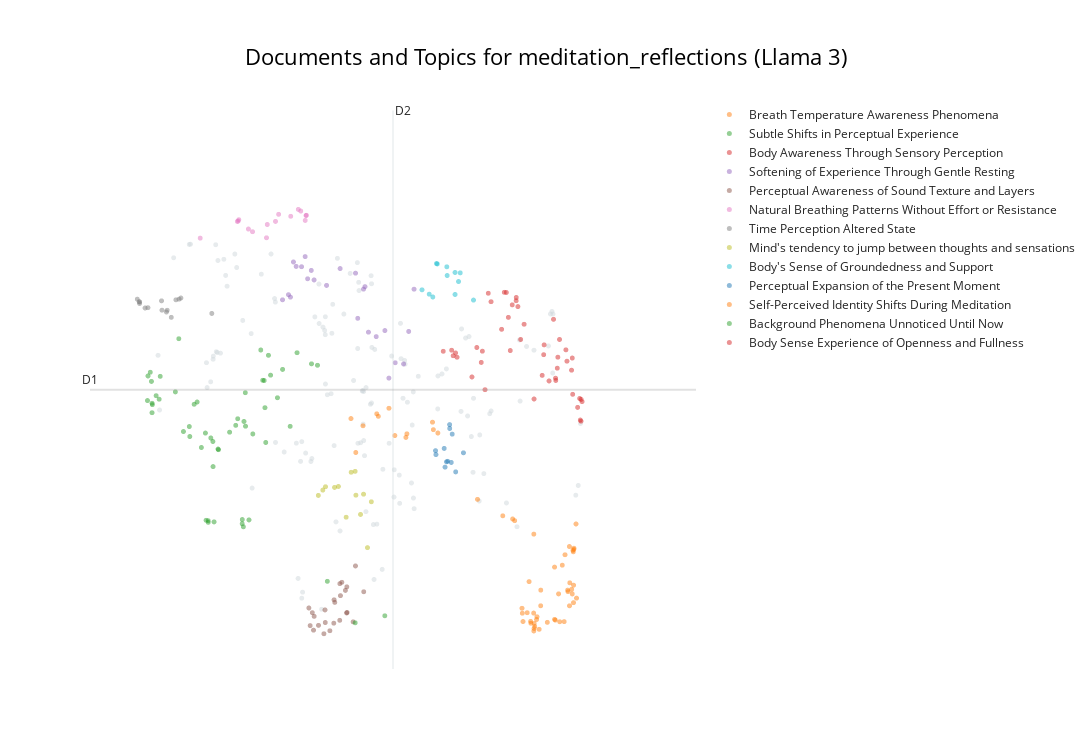
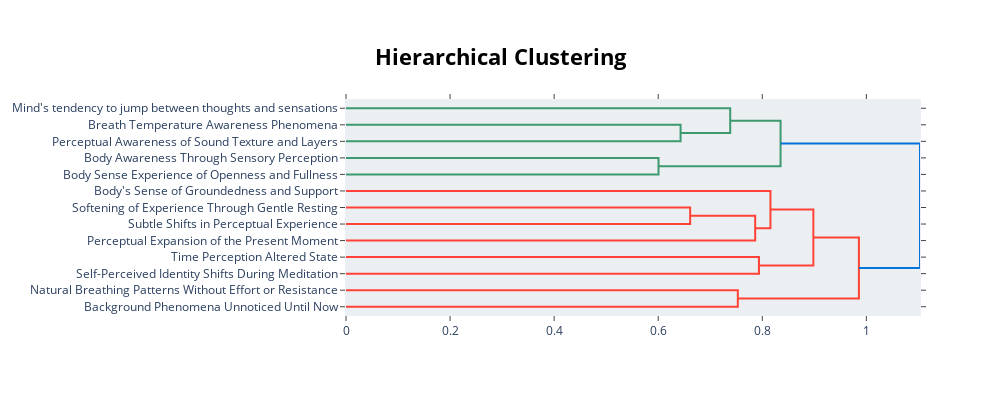

These figures' notebook cell, in order:
### Markdown cell above
### Visualisation

### Code cell
# Basic visu (to compare with visu before LLM labelling)
display(topic_model.visualize_documents(df_reports, title=f"Documents and Topics for {condition} (Llama 3)",
hide_annotations=True, hide_document_hover=False, custom_labels=True))


# Datammaplot visu 
reduced_embeddings = UMAP(
    n_neighbors=int(chosen_params['n_neighbors']),
    n_components=2, #reduced embedding to 2D for visualization
    min_dist=float(chosen_params['min_dist']),
    metric='cosine',
    random_state=random_seed
).fit_transform(embeddings)

if datamapplot is not None:
    datamapplot.create_plot(
       reduced_embeddings,
       all_labels,
       label_font_size=15,
       title=f"{condition}: Topic representations with Llama 3",
       sub_title="Labeled with `llama-3-8b-instruct` (representations on reduced 2D embeddings)",
       label_wrap_width=20,
       use_medoids=True
    )
else:
    import matplotlib.pyplot as plt
    plt.figure(figsize=(12, 8))
    plt.scatter(reduced_embeddings[:, 0], reduced_embeddings[:, 1], c=range(len(all_labels)), cmap='tab20', s=10, alpha=0.6)
    plt.title(f"{condition}: Topic representations (2D embeddings)")
    plt.xlabel("UMAP 1"); plt.ylabel("UMAP 2")
    plt.tight_layout(); plt.show()
    print("(datamapplot not installed; requires Python >= 3.9. Using matplotlib fallback.)")

# hierarchical visu
display(topic_model.visualize_hierarchy(custom_labels=True))

### Figure 1 — Plotly figure (JSON) as saved in the notebook; plotly's stock layout.template omitted (floating-point values rounded to 4 significant figures; data arrays with more than 128 entries replaced by an {"elided": "..."} marker saying what was removed)
{"data": [{"hoverinfo": "text", "hovertext": {"elided": "132 str values"}, "marker": {"color": "#CFD8DC", "opacity": 0.5, "size": 5}, "mode": "markers+text", "name": "other", "showlegend": false, "type": "scattergl", "x": {"elided": "132 float values"}, "y": {"elided": "132 float values"}}, {"hoverinfo": "text", "hovertext": ["There was a quality of openness that I could not locate in the body.", "Each inhalation and exhalation marked a small eternity.", "The breath found its own rhythm without my guiding it.", "I became aware of the texture of the breath.", "The breath felt like it was happening on its own.", "I became aware of the breath in the context of the whole body.", "I noticed how the breath changed when I paid attention.", "I became aware of the temperature difference between in-breath and out-breath.", "I noticed how the body responded to the breath without instruction.", "I became aware of the breath as rhythm.", "I felt the breath more in my back than in my chest.", "There was a quality of the breath as teacher.", "My attention rested more easily on the breath than usual.", "The body knew when to breathe.", "The breath felt like a companion.", "The in-breath felt cooler.", "It seemed to shift as I breathed.", "I became aware of the natural pause at the end of the exhale.", "The breath felt like a bridge between body and mind.", "I did not need to rush to the next inhale.", "I felt the body as a container for the breath.", "I noticed the moment when the breath turned from in to out.", "The sound of my own breath became part of the landscape.", "I noticed the quality of the air as it entered my nostrils.", "Sometimes the belly, sometimes the chest, sometimes the nose.", "I noticed the breath in different parts of my body.", "There was a quality of the breath as gift.", "It was not the chest; it was lower.", "Each breath felt like a complete cycle in itself.", "I noticed the difference between shallow and deep breathing.", "I noticed how the breath responded to my mental state.", "There was a quality of intimacy with the breath.", "There was a sense of the breath as movement.", "I noticed the difference between thinking about the breath and feeling it.", "I became aware of the temperature of the air on my skin.", "It was more lateral than frontal.", "There was a subtle movement in my abdomen with each breath.", "The breath seemed to breathe itself.", "I noticed the moment of allowing before each inhale.", "The exhale felt like a release of something I had been holding.", "There was a quality of airiness in my experience.", "There was a sense of the breath as life itself.", "The space between my breath and the next felt infinite.", "The breath felt like an anchor.", "I became aware of the moment of transition between inhale and exhale.", "I became aware of how little I usually notice my breath."], "marker": {"opacity": 0.5, "size": 5}, "mode": "markers+text", "name": "Breath Temperature Awareness Phenomena", "text": ["", "", "", "", "", "", "", "", "", "", "", "", "", "", "", "", "", "", "", "", "", "", "", "", "", "", "", "", "", "", "", "", "", "", "", "", "", "", "", "", "", "", "", "", "", ""], "textfont": {"size": 12}, "type": "scattergl", "x": [8.39, 9.658, 9.619, 9.117, 9.549, 8.96, 9.115, 9.111, 9.568, 8.973, 9.051, 9.617, 9.109, 9.604, 9.613, 9.651, 8.964, 9.377, 9.511, 9.5, 9.111, 9.387, 9.027, 9.199, 8.867, 9.152, 9.624, 8.84, 9.572, 9.18, 9.147, 9.625, 9.545, 9.07, 9.123, 8.714, 9.2, 9.596, 9.443, 9.428, 9.377, 9.476, 9.621, 9.567, 9.284, 9.074], "y": [4.762, 3.489, 3.431, 3.162, 3.572, 3.358, 3.098, 3.066, 3.39, 3.187, 3.702, 4.086, 3.296, 3.544, 4.105, 4.445, 3.294, 3.215, 4.048, 3.186, 4.314, 3.205, 3.301, 3.39, 4.488, 3.249, 4.118, 4.51, 3.686, 3.087, 3.213, 4.133, 3.592, 3.189, 3.123, 4.55, 3.592, 3.603, 3.184, 3.544, 3.889, 3.914, 3.656, 4.154, 3.177, 3.165]}, {"hoverinfo": "text", "hovertext": ["The whole body participated in a subtle way.", "It was very subtle but consistent.", "It was made of moments, not substance.", "I was not counting; I was simply with them.", "The movement was subtle but unmistakable.", "The latter was more immediate.", "It was not one fixed thing.", "Each one had a different quality.", "There was a lot going on.", "Small adjustments seemed to change the whole experience.", "That shift was subtle but significant.", "The usual division did not apply.", "It was subtle but distinct.", "When I noticed it, it seemed to shift.", "A quality of freshness pervaded the experience.", "There was a quality of simplicity.", "The distinction felt very clear in that moment.", "It was always changing.", "The two were hard to separate.", "There was a quality of clarity that was not intellectual.", "There was a quality of lightness.", "There was a quality of release.", "They were not fixed; they shifted.", "There was a quality of allowance rather than effort.", "The distinction blurred.", "The difference was interesting.", "It felt like a gift rather than an achievement.", "I was part of it, not separate.", "There was a subtle sense of alignment that came and went.", "The shift was palpable.", "There was a quality of immediacy to everything.", "It was not isolated.", "They were not fundamentally separate.", "It came and went.", "They were just present.", "Observing it seemed to change its quality.", "It was one among many.", "It was close and immediate.", "There was a sense of timelessness without confusion.", "They were not completely still.", "I had not earned it; it was given.", "Simple, constant, reliable.", "Past and present seemed to overlap in a curious way.", "They felt less fixed than usual."], "marker": {"opacity": 0.5, "size": 5}, "mode": "markers+text", "name": "Subtle Shifts in Perceptual Experience", "text": ["", "", "", "", "", "", "", "", "", "", "", "", "", "", "", "", "", "", "", "", "", "", "", "", "", "", "", "", "", "", "", "", "", "", "", "", "", "", "", "", "", "", "", ""], "textfont": {"size": 12}, "type": "scattergl", "x": [5.679, 5.295, 5.895, 4.172, 5.217, 5.514, 4.626, 5.418, 4.228, 4.907, 5.003, 4.216, 5.321, 5.005, 5.641, 5.714, 5.401, 4.856, 4.315, 5.669, 5.992, 5.659, 4.707, 6.08, 4.523, 4.763, 6.265, 4.165, 4.976, 5.074, 5.829, 4.224, 4.276, 4.566, 4.201, 5.069, 4.224, 5.42, 5.742, 4.328, 6.342, 5.616, 4.801, 4.701], "y": [5.496, 5.717, 6.438, 6.353, 5.629, 5.606, 5.637, 6.138, 5.983, 5.617, 5.508, 6.283, 5.802, 5.185, 6.298, 6.62, 5.767, 5.431, 6.054, 5.944, 5.704, 6.295, 5.573, 6.653, 6.148, 5.989, 6.51, 6.036, 5.554, 5.403, 6.072, 6.002, 6.099, 6.834, 6.402, 5.411, 5.88, 5.706, 6.364, 6.349, 6.491, 6.688, 6.017, 5.701]}, {"hoverinfo": "text", "hovertext": ["The boundary between my body and the chair became unclear.", "I noticed a dull ache in my lower back that came and went.", "I felt the flow of sensation through the body.", "The connection between my body and the chair was vivid.", "A slight tension in my forehead drew my attention.", "I felt the weight of my head on my neck for the first time.", "I felt a slight vibration or hum in my body.", "There was a sense of weight and substance in my torso.", "I noticed the alignment of my spine.", "A sense of safety arose in my body.", "I became aware of the weight of my eyelids.", "The contact of my feet with the floor became very vivid.", "There was a faint tingling at the crown of my head.", "I felt grounded through my legs and feet.", "I noticed the weight of my hands resting on my thighs.", "The soles of my feet felt alive with sensation.", "There was a sense of fluidity in my joints.", "I felt grounded in a way I had not expected.", "I felt a slight sway or micro-movement in my posture.", "My jaw had been clenched without my knowing.", "I had the sense of being carried by it rather than controlling it.", "I noticed the subtle movement of my eyes behind closed lids.", "There was a sense of being rooted through my sitting bones.", "I had the impression of being rooted to the ground.", "There was a feeling of weight in my shoulders that I had not registered until I sat still.", "The sensation spread slowly up through my hands.", "I felt directly in contact with what was happening.", "A gentle pressure built behind my eyes.", "I noticed a faint pulsation in my hands.", "There was a sense of circulation or flow in my limbs.", "I became aware of a tingling in my fingertips.", "I noticed a subtle heaviness in my chest that I had not felt before.", "I noticed the quality of contact between my hands.", "There was a faint pressure at the tip of my tongue.", "I became aware of the vertical axis of my body."], "marker": {"opacity": 0.5, "size": 5}, "mode": "markers+text", "name": "Body Awareness Through Sensory Perception", "text": ["", "", "", "", "", "", "", "", "", "", "", "", "", "", "", "", "", "", "", "", "", "", "", "", "", "", "", "", "", "", "", "", "", "", ""], "textfont": {"size": 12}, "type": "scattergl", "x": [8.907, 9.595, 8.943, 8.835, 9.672, 9.307, 9.535, 8.81, 9.393, 8.699, 9.698, 8.885, 9.609, 8.759, 9.419, 8.987, 9.238, 8.528, 9.412, 9.715, 8.564, 9.716, 8.887, 8.733, 9.218, 9.441, 8.786, 9.728, 9.522, 9.243, 9.604, 9.115, 9.364, 9.706, 9.39], "y": [7.248, 6.428, 6.824, 7.27, 5.948, 6.289, 6.544, 6.681, 6.296, 6.955, 6.063, 7.324, 6.117, 7.43, 6.596, 7.02, 6.628, 7.42, 6.454, 5.77, 7.311, 6.051, 7.366, 7.432, 6.361, 6.824, 7.109, 6.023, 6.69, 6.755, 6.584, 6.056, 7.083, 5.785, 6.325]}, {"hoverinfo": "text", "hovertext": ["There was a gentleness in the way experience unfolded.", "I could rest there without needing anything.", "The mind and body felt less separate.", "I noticed a quality of tenderness toward my own experience.", "I was not drilling into experience; I was gently resting with it.", "It seemed to soften as I kept my attention there.", "I felt a kind of acceptance that was not resignation.", "As I stayed with it, it seemed to soften and fade.", "A sense of wholeness arose.", "I felt a kind of permission to be exactly as I was.", "I felt more like I was part of the room.", "I stayed with it and it gradually eased.", "I did not feel fragmented the way I often do.", "I rested in both.", "It felt more like a quality of presence.", "I noticed a softening that was both physical and emotional.", "They wanted to rest.", "When I relaxed, it deepened.", "I could relax into it.", "I let that habit relax.", "The usual sense of 'me' as a solid center felt less fixed.", "I rested in that gap.", "There was a feeling of rightness, as if things were as they should be.", "Sensation, thought, and feeling seemed to coexist without conflict."], "marker": {"opacity": 0.5, "size": 5}, "mode": "markers+text", "name": "Softening of Experience Through Gentle Resting", "text": ["", "", "", "", "", "", "", "", "", "", "", "", "", "", "", "", "", "", "", "", "", "", "", ""], "textfont": {"size": 12}, "type": "scattergl", "x": [6.829, 6.184, 6.994, 6.95, 6.631, 5.996, 6.931, 5.894, 7.205, 7.509, 7.444, 5.97, 7.094, 6.138, 7.337, 6.458, 6.034, 6.298, 6.262, 6.216, 7.256, 6.069, 7.578, 6.857], "y": [7.679, 7.893, 6.918, 7.506, 7.738, 7.37, 7.473, 7.335, 6.939, 6.928, 6.508, 7.402, 6.861, 7.762, 6.524, 7.521, 7.823, 7.592, 7.715, 7.607, 6.326, 7.766, 7.472, 7.097]}, {"hoverinfo": "text", "hovertext": ["It had a music of its own.", "I heard things as if for the first time.", "The distinction between inner and outer sound softened.", "I noticed how my mind tried to name and locate each sound.", "I noticed the space between sounds.", "There was a quality of acceptance of the soundscape.", "I was not sure where some sounds originated.", "I became aware of the space that sound travels through.", "I became aware of sounds without identifying them.", "The silence between sounds felt as substantial as the sounds themselves.", "There was a sense of sound as texture.", "I felt a shift from hearing to listening.", "There was a quality of transparency to the sounds.", "I felt the sounds in my body as well as in my ears.", "I became aware of sounds I had been filtering out.", "Each sound seemed to arrive fresh, without the overlay of memory.", "Near and far, loud and soft, all at once.", "I noticed the way sound faded and left a kind of echo.", "There was a sense of being immersed in the auditory field.", "I noticed how some sounds triggered thoughts and others did not.", "There was a faint ringing in my ears that I had been filtering out.", "There was a sense of sound as event rather than object.", "The ambient noise of the room became part of the practice.", "I became aware of the layers of sound."], "marker": {"opacity": 0.5, "size": 5}, "mode": "markers+text", "name": "Perceptual Awareness of Sound Texture and Layers", "text": ["", "", "", "", "", "", "", "", "", "", "", "", "", "", "", "", "", "", "", "", "", "", "", ""], "textfont": {"size": 12}, "type": "scattergl", "x": [6.424, 6.717, 6.291, 6.554, 6.232, 6.551, 6.438, 6.715, 6.636, 6.299, 6.5, 6.828, 6.355, 6.934, 6.629, 6.248, 6.798, 6.276, 6.627, 6.563, 6.654, 6.441, 6.699, 6.721], "y": [3.03, 3.635, 3.076, 3.467, 3.362, 3.166, 3.337, 3.298, 3.521, 3.254, 3.069, 3.904, 3.138, 3.571, 3.676, 3.134, 3.183, 3.301, 3.203, 3.434, 3.693, 3.174, 3.589, 3.304]}, {"hoverinfo": "text", "hovertext": ["I did not need to hold on to them or push them away.", "I did not need to resolve it.", "I did not try to control it.", "My belly rose and fell without any effort from me.", "Nothing felt harsh or forced.", "I let the impulse pass without following it.", "I did not need to change anything.", "I did not resist it; I simply let it be there.", "I did not try to make it happen; it just arose.", "I did not need to know what would happen next.", "I did not feel cramped or hurried.", "It did not feel forced.", "Nothing was static.", "I was not trying; I was letting.", "I felt no need to move or do anything.", "No improvement was required."], "marker": {"opacity": 0.5, "size": 5}, "mode": "markers+text", "name": "Natural Breathing Patterns Without Effort or Resistance", "text": ["", "", "", "", "", "", "", "", "", "", "", "", "", "", "", ""], "textfont": {"size": 12}, "type": "scattergl", "x": [5.844, 5.316, 6.096, 5.999, 5.51, 6.128, 5.327, 6.185, 6.199, 4.84, 5.699, 5.689, 5.458, 6.195, 5.804, 5.335], "y": [8.438, 8.346, 8.501, 8.412, 8.214, 8.48, 8.352, 8.359, 8.426, 8.131, 8.306, 8.135, 8.248, 8.422, 8.346, 8.369]}, {"hoverinfo": "text", "hovertext": ["The moment seemed to stretch without any sense of urgency.", "Time seemed to slow down.", "It did not stop, but it seemed less compelling.", "Each one was momentary.", "It often became slower and softer.", "The usual markers of time did not seem to apply.", "It was slow and steady.", "I lost track of how long I had been sitting.", "I had the impression of stepping out of the stream of time.", "Time did not feel linear.", "It was a kind of pause.", "In moments, it dropped away.", "Everything slowed and clarified.", "The usual sense of rushing forward dropped away.", "I knew where I was, but time did not press."], "marker": {"opacity": 0.5, "size": 5}, "mode": "markers+text", "name": "Time Perception Altered State", "text": ["", "", "", "", "", "", "", "", "", "", "", "", "", "", ""], "textfont": {"size": 12}, "type": "scattergl", "x": [4.345, 4.171, 4.418, 4.53, 4.47, 4.035, 4.569, 4.059, 4.135, 4.064, 4.593, 4.989, 4.351, 4.408, 4.065], "y": [7.322, 7.234, 7.201, 7.336, 7.11, 7.344, 7.344, 7.312, 7.23, 7.288, 7.358, 7.16, 7.202, 7.178, 7.308]}, {"hoverinfo": "text", "hovertext": ["I became aware of layers of experience.", "I noticed the impulse to name or interpret what I felt.", "A thought arose and I saw it as a thought rather than as reality.", "My attention kept drifting, and I noticed that too.", "The seeking itself was interesting to observe.", "I noticed how often I was identified with my thoughts.", "It arose in relation to thoughts and sensations.", "That resistance itself became an object of curiosity.", "I became aware of how quickly my mind jumped from one thing to another.", "My awareness seemed to widen and narrow in waves.", "I noticed how my mind sought something to grasp.", "I became aware of the space between thoughts.", "It showed me when I was striving."], "marker": {"opacity": 0.5, "size": 5}, "mode": "markers+text", "name": "Mind's tendency to jump between thoughts and sensations", "text": ["", "", "", "", "", "", "", "", "", "", "", "", ""], "textfont": {"size": 12}, "type": "scattergl", "x": [6.982, 6.773, 6.834, 6.353, 6.444, 6.824, 6.932, 6.41, 6.709, 6.893, 6.61, 7.031, 6.561], "y": [4.14, 5.112, 4.816, 4.813, 4.925, 5.124, 4.829, 4.882, 4.532, 4.568, 4.929, 4.731, 4.916]}, {"hoverinfo": "text", "hovertext": ["The ground beneath me felt solid and supportive.", "The upper body could rest on that foundation.", "It held me in place.", "There was a quality of support.", "The body felt like a reliable anchor.", "I was aware of the support.", "It was both heavy and supported.", "I felt anchored in the here and now.", "I felt content to be exactly where I was.", "I felt anchored in the physical.", "I felt the pull of gravity in a way that was comforting.", "The rhythm felt steady and reassuring."], "marker": {"opacity": 0.5, "size": 5}, "mode": "markers+text", "name": "Body's Sense of Groundedness and Support", "text": ["", "", "", "", "", "", "", "", "", "", "", ""], "textfont": {"size": 12}, "type": "scattergl", "x": [8.148, 8.103, 8.17, 7.865, 8.002, 7.876, 7.998, 7.818, 7.772, 8.103, 8.339, 7.68], "y": [7.571, 7.688, 7.683, 7.803, 7.648, 7.798, 7.761, 7.372, 7.408, 7.404, 7.332, 7.464]}, {"hoverinfo": "text", "hovertext": ["It was not empty; it was spacious.", "It felt internal and vast.", "There was a sense of spaciousness that did not depend on the size of the room.", "That space felt vast and quiet.", "It was not empty; it was open.", "The present felt vast rather than fleeting.", "The present moment felt thick with possibility.", "Each moment felt longer and more spacious than usual.", "There was a feeling of spaciousness where the sense of self usually sits.", "It was not dark; it was open.", "It seemed vast.", "The space inside and outside felt continuous."], "marker": {"opacity": 0.5, "size": 5}, "mode": "markers+text", "name": "Perceptual Expansion of the Present Moment", "text": ["", "", "", "", "", "", "", "", "", "", "", ""], "textfont": {"size": 12}, "type": "scattergl", "x": [8.055, 7.858, 8.009, 7.993, 8.111, 8.035, 8.033, 8.067, 7.853, 7.975, 7.964, 8.211], "y": [5.238, 5.34, 5.253, 5.246, 5.117, 5.677, 5.726, 5.604, 5.39, 5.178, 5.42, 5.363]}, {"hoverinfo": "text", "hovertext": ["I was in the middle of something larger.", "I felt the constructed nature of identity.", "I was not outside it, observing.", "The usual narrative of who I am seemed to pause.", "The sense of 'me' and 'not me' seemed to arise together.", "I could see through it.", "I had the impression of vastness behind my closed eyes.", "I had the sense of being both the observer and the observed.", "I had the impression of being larger than my usual identity.", "I was more like a process.", "I was both the one watching and the one being watched.", "There was a sense of watching from a slight distance."], "marker": {"opacity": 0.5, "size": 5}, "mode": "markers+text", "name": "Self-Perceived Identity Shifts During Meditation", "text": ["", "", "", "", "", "", "", "", "", "", "", ""], "textfont": {"size": 12}, "type": "scattergl", "x": [7.814, 6.832, 7.486, 6.77, 6.924, 7.474, 7.883, 7.121, 7.825, 7.256, 7.1, 7.332], "y": [5.758, 5.367, 5.608, 5.804, 5.711, 5.561, 5.618, 5.833, 5.661, 5.937, 5.865, 5.585]}, {"hoverinfo": "text", "hovertext": ["It had been happening in the background all along.", "It was not by anyone or anything I could identify.", "I had no idea why it was there.", "It was always there, waiting.", "It knew what to do.", "I did not know what.", "They had been there all along.", "I had not noticed it before.", "I had never paid attention to it before.", "It had a texture I had not registered.", "I could not quite name it."], "marker": {"opacity": 0.5, "size": 5}, "mode": "markers+text", "name": "Background Phenomena Unnoticed Until Now", "text": ["", "", "", "", "", "", "", "", "", "", ""], "textfont": {"size": 12}, "type": "scattergl", "x": [5.465, 7.204, 4.943, 5.378, 5.393, 4.916, 5.379, 5.018, 4.942, 6.824, 6.468], "y": [4.497, 3.261, 4.466, 4.448, 4.408, 4.493, 4.502, 4.472, 4.487, 3.171, 3.706]}, {"hoverinfo": "text", "hovertext": ["I felt more in my body than in my head.", "I felt substantial rather than scattered.", "I felt less identified with my body.", "There was a sense of the body as alive and responsive.", "I noticed a feeling of fullness that was not heavy.", "The sense of being inside my head dropped away.", "There was a felt sense of openness at the crown of my head.", "I felt my body as a whole rather than in parts.", "It felt more like a clearing of the senses.", "The felt sense of the body was richer than I usually attend to."], "marker": {"opacity": 0.5, "size": 5}, "mode": "markers+text", "name": "Body Sense Experience of Openness and Fullness", "text": ["", "", "", "", "", "", "", "", "", ""], "textfont": {"size": 12}, "type": "scattergl", "x": [8.11, 8.059, 7.952, 8.453, 8.439, 8.319, 8.487, 8.079, 8.128, 8.382], "y": [6.65, 6.685, 6.672, 6.673, 6.528, 6.341, 6.177, 6.614, 6.595, 6.72]}], "layout": {"annotations": [{"showarrow": false, "text": "D1", "x": 3.429, "y": 6.176, "yshift": 10}, {"showarrow": false, "text": "D2", "x": 7.309, "xshift": 10, "y": 9.776}], "height": 750, "shapes": [{"line": {"color": "#CFD8DC", "width": 2}, "type": "line", "x0": 7.309, "x1": 7.309, "y0": 2.575, "y1": 9.776}, {"line": {"color": "#9E9E9E", "width": 2}, "type": "line", "x0": 3.429, "x1": 11.19, "y0": 6.176, "y1": 6.176}], "title": {"font": {"color": "Black", "size": 22}, "text": "Documents and Topics for meditation_reflections (Llama 3)", "x": 0.5, "xanchor": "center", "yanchor": "top"}, "width": 1200, "xaxis": {"visible": false}, "yaxis": {"visible": false}}}

### Figure 2 — Plotly figure (JSON) as saved in the notebook; plotly's stock layout.template omitted (floating-point values rounded to 4 significant figures)
{"data": [{"hoverinfo": "text", "marker": {"color": "rgb(61,153,112)"}, "mode": "lines", "type": "scatter", "x": [0.0, 0.643, 0.643, 0.0], "xaxis": "x", "y": [-15.0, -15.0, -25.0, -25.0], "yaxis": "y"}, {"hoverinfo": "text", "marker": {"color": "rgb(61,153,112)"}, "mode": "lines", "type": "scatter", "x": [0.0, 0.7384, 0.7384, 0.643], "xaxis": "x", "y": [-5.0, -5.0, -20.0, -20.0], "yaxis": "y"}, {"hoverinfo": "text", "marker": {"color": "rgb(61,153,112)"}, "mode": "lines", "type": "scatter", "x": [0.0, 0.6006, 0.6006, 0.0], "xaxis": "x", "y": [-35.0, -35.0, -45.0, -45.0], "yaxis": "y"}, {"hoverinfo": "text", "marker": {"color": "rgb(61,153,112)"}, "mode": "lines", "type": "scatter", "x": [0.7384, 0.8351, 0.8351, 0.6006], "xaxis": "x", "y": [-12.5, -12.5, -40.0, -40.0], "yaxis": "y"}, {"hoverinfo": "text", "marker": {"color": "rgb(255,65,54)"}, "mode": "lines", "type": "scatter", "x": [0.0, 0.6614, 0.6614, 0.0], "xaxis": "x", "y": [-65.0, -65.0, -75.0, -75.0], "yaxis": "y"}, {"hoverinfo": "text", "marker": {"color": "rgb(255,65,54)"}, "mode": "lines", "type": "scatter", "x": [0.6614, 0.7864, 0.7864, 0.0], "xaxis": "x", "y": [-70.0, -70.0, -85.0, -85.0], "yaxis": "y"}, {"hoverinfo": "text", "marker": {"color": "rgb(255,65,54)"}, "mode": "lines", "type": "scatter", "x": [0.0, 0.8157, 0.8157, 0.7864], "xaxis": "x", "y": [-55.0, -55.0, -77.5, -77.5], "yaxis": "y"}, {"hoverinfo": "text", "marker": {"color": "rgb(255,65,54)"}, "mode": "lines", "type": "scatter", "x": [0.0, 0.7936, 0.7936, 0.0], "xaxis": "x", "y": [-95.0, -95.0, -105.0, -105.0], "yaxis": "y"}, {"hoverinfo": "text", "marker": {"color": "rgb(255,65,54)"}, "mode": "lines", "type": "scatter", "x": [0.8157, 0.8982, 0.8982, 0.7936], "xaxis": "x", "y": [-66.25, -66.25, -100.0, -100.0], "yaxis": "y"}, {"hoverinfo": "text", "marker": {"color": "rgb(255,65,54)"}, "mode": "lines", "type": "scatter", "x": [0.0, 0.753, 0.753, 0.0], "xaxis": "x", "y": [-115.0, -115.0, -125.0, -125.0], "yaxis": "y"}, {"hoverinfo": "text", "marker": {"color": "rgb(255,65,54)"}, "mode": "lines", "type": "scatter", "x": [0.8982, 0.9857, 0.9857, 0.753], "xaxis": "x", "y": [-83.12, -83.12, -120.0, -120.0], "yaxis": "y"}, {"hoverinfo": "text", "marker": {"color": "rgb(0,116,217)"}, "mode": "lines", "type": "scatter", "x": [0.8351, 1.103, 1.103, 0.9857], "xaxis": "x", "y": [-26.25, -26.25, -101.6, -101.6], "yaxis": "y"}], "layout": {"autosize": false, "height": 395, "hoverlabel": {"bgcolor": "white", "font": {"family": "Rockwell", "size": 16}}, "hovermode": "closest", "plot_bgcolor": "#ECEFF1", "showlegend": false, "title": {"font": {"color": "Black", "size": 22}, "text": "<b>Hierarchical Clustering</b>", "x": 0.5, "xanchor": "center", "yanchor": "top"}, "width": 1000, "xaxis": {"mirror": "allticks", "rangemode": "tozero", "showgrid": false, "showline": true, "showticklabels": true, "ticks": "outside", "type": "linear", "zeroline": false}, "yaxis": {"mirror": "allticks", "range": [-130, 0], "rangemode": "tozero", "showgrid": false, "showline": true, "showticklabels": true, "tickmode": "array", "ticks": "outside", "ticktext": ["Mind's tendency to jump between thoughts and sensations", "Breath Temperature Awareness Phenomena", "Perceptual Awareness of Sound Texture and Layers", "Body Awareness Through Sensory Perception", "Body Sense Experience of Openness and Fullness", "Body's Sense of Groundedness and Support", "Softening of Experience Through Gentle Resting", "Subtle Shifts in Perceptual Experience", "Perceptual Expansion of the Present Moment", "Time Perception Altered State", "Self-Perceived Identity Shifts During Meditation", "Natural Breathing Patterns Without Effort or Resistance", "Background Phenomena Unnoticed Until Now"], "tickvals": [-5, -15, -25, -35, -45, -55, -65, -75, -85, -95, -105, -115, -125], "type": "linear", "zeroline": false}}}
